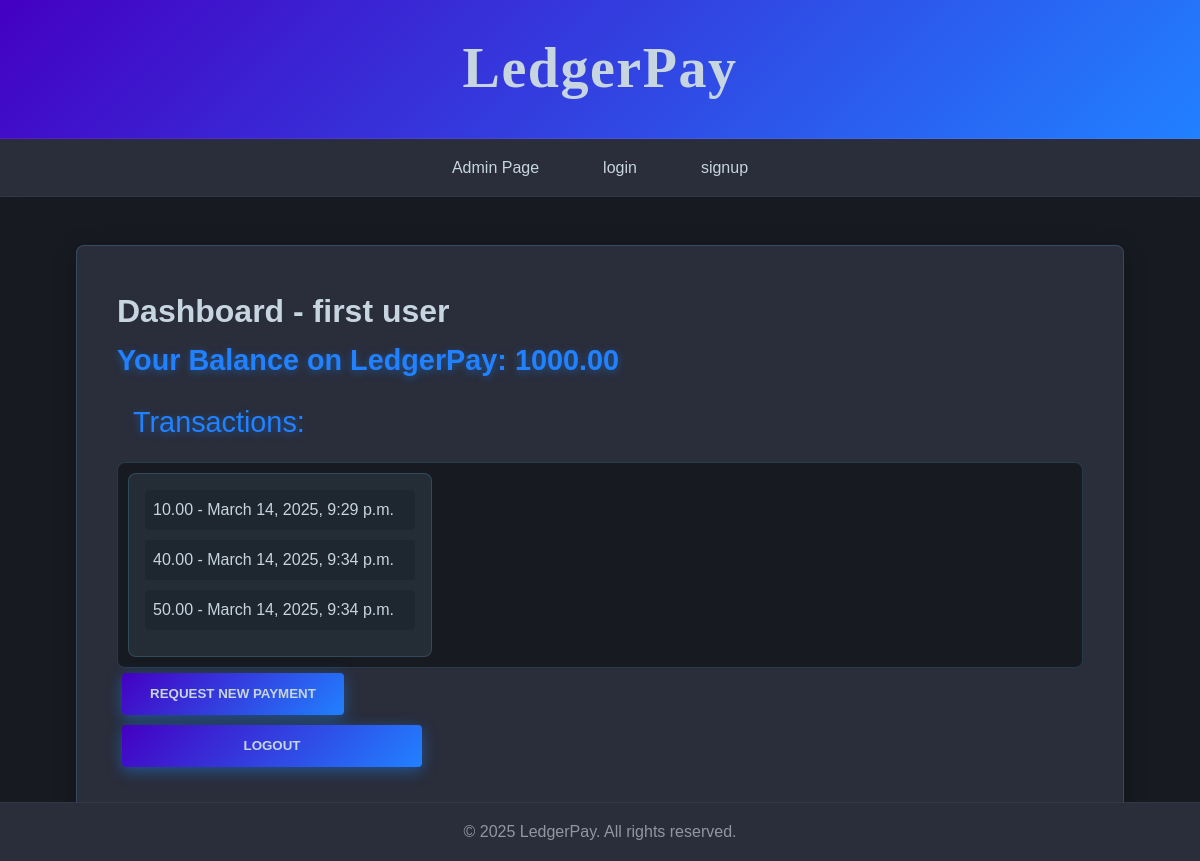
The app's page / (signed in) with its own data.
### payments/models.py (models this page shows, shortened)
class Wallet(models.Model):
    associated_user = models.OneToOneField(User, on_delete=models.CASCADE)
    company_name = models.CharField(max_length=255, blank=True, null=True)
    balance = models.DecimalField(max_digits=10, decimal_places=2)
    payment_token = models.CharField(max_length=50)

class Transaction(models.Model):
    transaction_date = models.DateTimeField(auto_now_add=True)
    amount = models.DecimalField(max_digits=10, decimal_places=2)
    transaction_address = models.CharField(max_length=50)
    associated_user = models.ForeignKey(User, on_delete=models.CASCADE)

### payments/views.py (the view)
# urls.py: path("", dashboard, name="dashboard"),
@login_required(login_url="login")
def dashboard(request):
    all_user_transactions = Transaction.objects.filter(associated_user=request.user)
    return render(request, 'payments/dashboard.html', context={"transactions": all_user_transactions})

### payments/templates/payments/dashboard.html (shortened to what this page needs)
{% extends 'payments/base.html' %}
{% block content %}
<div class="dashboard-container">
<h1>
    Dashboard - {{ user.wallet.company_name }}
</h1>
<h2>Your Balance on LedgerPay: {{ user.wallet.balance }}</h2>
<h4>Transactions:</h4>
<div class="items-container">
    <div class="item-block">
        <ul>
            {% for i in transactions %}
                <li>
                    {{ i.amount }} -
                    {{ i.transaction_date }}
                </li>
            {% endfor %}
        </ul>
    </div>
</div>
<button>Request new payment</button><br>
<form action="{% url 'logout' %}" method="post">
    <button>logout</button>
</form>
</div>
{% endblock %}

### payments/templates/payments/base.html (shortened to what this page needs)
{% load static %}
<!DOCTYPE html>
<html lang="en">
<head>
    <link rel="stylesheet" href="{% static 'frontend/main.css' %}">
</head>
<body>
    <header>
        <h1>LedgerPay</h1>
    </header>
    <nav>
        <ul>
            <li><a href="/admin">Admin Page</a></li>
            <li><a href="/">login</a></li>
            <li><a href="/signup">signup</a></li>
        </ul>
    </nav>
    <div class="container">
        {% block content %}{% endblock %}
    </div>
    <footer>
        <p>&copy; 2025 LedgerPay. All rights reserved.</p>
    </footer>
</body>
</html>

### payments/static/frontend/main.css (style rules this page uses)
* { margin: 0; padding: 0; box-sizing: border-box; }
:root { --primary-blue: #4400c2; --accent-teal: #2181ff; --dark-bg: #171a21; --panel-bg: #2a2d3a; --text-primary: #c7d5e0; --text-secondary: #8f98a0; --glow-blue: rgba(26, 133, 255, 0.452); --spacing: 1rem; }
body { font-family: 'Motiva Sans', 'Arial', sans-serif; background-color: var(--dark-bg); color: var(--text-primary); line-height: 1.6; font-size: 1rem; }
.container { width: 90%; max-width: 1280px; margin: 0 auto; padding: var(--spacing); }
header { background: linear-gradient(135deg, var(--primary-blue), var(--accent-teal)); padding: calc(var(--spacing) * 1.5); text-align: center; box-shadow: 0 4px 20px var(--glow-blue); border-bottom: 1px solid rgba(255, 255, 255, 0.1); }
header h1 { font-family: "Cloister Black", "Old English Text MT", "Times New Roman", serif; font-size: 3.5rem; letter-spacing: 1.5px; font-weight: 700; }
nav { background-color: var(--panel-bg); padding: var(--spacing); backdrop-filter: blur(8px); border-bottom: 1px solid rgba(255, 255, 255, 0.05); }
nav ul { display: flex; justify-content: center; gap: calc(var(--spacing) * 1.5); list-style: none; }
nav ul li a { color: var(--text-primary); text-decoration: none; padding: 0.75rem 1.25rem; transition: all 0.3s ease; border-radius: 4px; }
h2 { font-size: 1.8rem; margin-bottom: 1rem; color: var(--accent-teal); font-weight: 600; text-shadow: 0 2px 8px var(--glow-blue); }
h4 { font-size: 1.8rem; margin: 1rem; color: var(--accent-teal); font-weight: 300; text-shadow: 0 2px 8px var(--glow-blue); }
footer { background-color: var(--panel-bg); padding: var(--spacing); text-align: center; color: var(--text-secondary); border-top: 1px solid rgba(255, 255, 255, 0.05); position: fixed; bottom: 0; width: 100%; }
button { background: linear-gradient(135deg, var(--primary-blue), var(--accent-teal)); color: var(--text-primary); border: none; padding: 0.85rem 1.75rem; cursor: pointer; border-radius: 4px; text-transform: uppercase; font-weight: 600; box-shadow: 0 4px 15px var(--glow-blue); max-width: 300px; margin: 5px; transition: all 0.3s ease; }
.dashboard-container { background: var(--panel-bg); padding: 2.5rem; border-radius: 8px; border: 1px solid rgba(102, 192, 244, 0.2); box-shadow: 0 4px 25px rgba(0, 0, 0, 0.2); width: 100%; max-width: 1200px; margin: 2rem auto; }
form { display: flex; flex-direction: column; gap: calc(var(--spacing) * 1.2); }
.items-container { display: grid; grid-template-columns: repeat(auto-fill, minmax(300px, 1fr)); gap: 16px; padding: 10px; background-color: #171a21; border-radius: 8px; border: 1px solid rgba(102, 192, 244, 0.2); }
.item-block { background-color: #242c36; border-radius: 8px; border: 1px solid rgba(102, 192, 244, 0.2); padding: 16px; color: #c7d5e0; min-width: 200px; display: flex; flex-direction: column; justify-content: flex-start; }
.item-block ul { list-style-type: none; padding-left: 0; margin: 0; width: 100%; }
.item-block ul li { background-color: #1e262f; margin-bottom: 10px; padding: 8px; border-radius: 4px; color: #c7d5e0; font-size: 16px; line-height: 1.5; }

### records on screen
Transaction: amount "10.00", transaction_date "March 14, 2025, 9:29 p.m."
Transaction: amount "40.00", transaction_date "March 14, 2025, 9:34 p.m."
Transaction: amount "50.00", transaction_date "March 14, 2025, 9:34 p.m."

### other values on screen
{{ user.wallet.company_name }} "first user"
{{ user.wallet.balance }} "1000.00"
